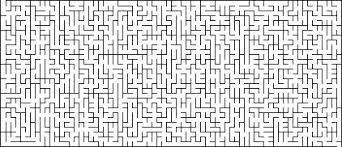
#> input picture images.jpeg, 342 x 147 px, found by its file name
$ jupyter execute 'CFD based maze solver.ipynb'
#> lines starting #> are read from the running program, lines starting #| are printed output that depends on the picture
[cell 1]
import numpy as np
import matplotlib.pyplot as plt
import cv2
from scipy.ndimage import convolve

# Step 1: Preprocess the Maze Image
def preprocess_maze(image_path):
    # Load the maze image and convert it to a binary matrix
    image = cv2.imread(image_path, cv2.IMREAD_GRAYSCALE)
    _, binary_maze = cv2.threshold(image, 128, 255, cv2.THRESH_BINARY)
    binary_maze = binary_maze // 255  # Convert to 0 (walls) and 1 (paths)
    return binary_maze

# Detect entry and exit points dynamically
def find_entry_exit_points(maze):
    rows, cols = maze.shape

    entry_point = None
    exit_point = None

    # Entry point: First '1' found in top, bottom, left, or right borders
    for i in range(cols):
        if maze[0, i] == 1:  # Top row
            entry_point = (0, i)
            break
        if maze[rows-1, i] == 1:  # Bottom row
            entry_point = (rows-1, i)
            break

    if entry_point is None:  # If not found in rows, check columns
        for i in range(rows):
            if maze[i, 0] == 1:  # Left column
                entry_point = (i, 0)
                break
            if maze[i, cols-1] == 1:  # Right column
                entry_point = (i, cols-1)
                break

    # Exit point: Last '1' found in top, bottom, left, or right borders
    for i in range(cols-1, -1, -1):
        if maze[0, i] == 1:  # Top row
            exit_point = (0, i)
            break
        if maze[rows-1, i] == 1:  # Bottom row
            exit_point = (rows-1, i)
            break

    if exit_point is None:  # If not found in rows, check columns
        for i in range(rows-1, -1, -1):
            if maze[i, 0] == 1:  # Left column
                exit_point = (i, 0)
                break
            if maze[i, cols-1] == 1:  # Right column
                exit_point = (i, cols-1)
                break

    return entry_point, exit_point

# Step 2: Fluid Dynamics Simulation
def simulate_fluid_dynamics(maze, start, end):
    rows, cols = maze.shape
    fluid = np.zeros_like(maze, dtype=float)
    fluid[start] = 1  # Start point with initial fluid concentration

    kernel = np.array([[0.1, 0.1, 0.1],
                       [0.1, 0.2, 0.1],
                       [0.1, 0.1, 0.1]])

    path = []

    def in_bounds(r, c):
        return 0 <= r < rows and 0 <= c < cols

    for _ in range(500):  # Simulate for a fixed number of iterations
        fluid_next = convolve(fluid, kernel) * maze
        fluid_next[start] = 1  # Ensure the start point remains filled

        if fluid[end] > 0:
            # Trace the path back from the end point
            current = end
            while current != start:
                path.append(current)
                r, c = current
                neighbors = [(r+1, c), (r-1, c), (r, c+1), (r, c-1)]
                # Filter neighbors to ensure they're in bounds
                valid_neighbors = [n for n in neighbors if in_bounds(n[0], n[1])]
                current = max(valid_neighbors, key=lambda x: fluid[x])
            path.append(start)
            break

        fluid = fluid_next

    return fluid, path[::-1]

# Step 3: Visualization
def visualize_solution(maze, fluid_flow, path):
    plt.imshow(maze, cmap='gray', interpolation='none')
    plt.imshow(fluid_flow, cmap='Blues', alpha=0.6, interpolation='none')
    path_x, path_y = zip(*path)
    plt.plot(path_y, path_x, color='blue', linewidth=2)
    plt.title("Maze Solution via Fluid Dynamics")
    plt.show()

# Full Solver Function
def solve_maze_with_fluid_dynamics(image_path):
    maze = preprocess_maze(image_path)
#> in preprocess_maze, image is the input picture: shape (147, 342); min 0, max 255, mean 215.2
#> in preprocess_maze, `_, binary_maze = cv2.threshold(image, 128, 255, cv2.THRESH_BINARY)`:
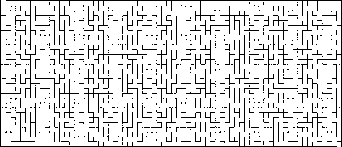
#> binary_maze: shape (147, 342); 86.3% white; black in thin lines or dots
#> in preprocess_maze, `binary_maze = binary_maze // 255`: binary_maze: shape (147, 342); values 0 (black) and 1 (white), 86.3% white; black in thin lines or dots

    # Dynamically find the entry and exit points
    start, end = find_entry_exit_points(maze)
#> start = (0, 1); end = (146, 340)

    fluid_flow, path = simulate_fluid_dynamics(maze, start, end)
#> the loop in simulate_fluid_dynamics, `for _ in range(500):` made 367 passes
#> after the loop in simulate_fluid_dynamics, `for _ in range(500):`: path = 536 pairs, first value 0 to 146, second value 1 to 340
    visualize_solution(maze, fluid_flow, path)
#> in visualize_solution, `path_x, path_y = zip(*path)`: path_x = 536 values, max 146 at index 532, min 0 at index 0, mean 83.36; path_y = 536 values from 1 to 340
#> in visualize_solution, `plt.show()`:
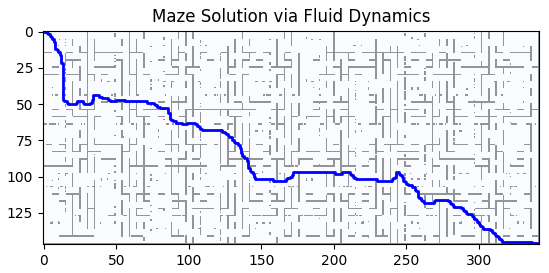
#> figure drawn by matplotlib, 1 panel

# Example usage (to be run in your local environment):
solve_maze_with_fluid_dynamics(r'C:\Users\Devansh\Downloads\Python Projects\images.jpeg')
